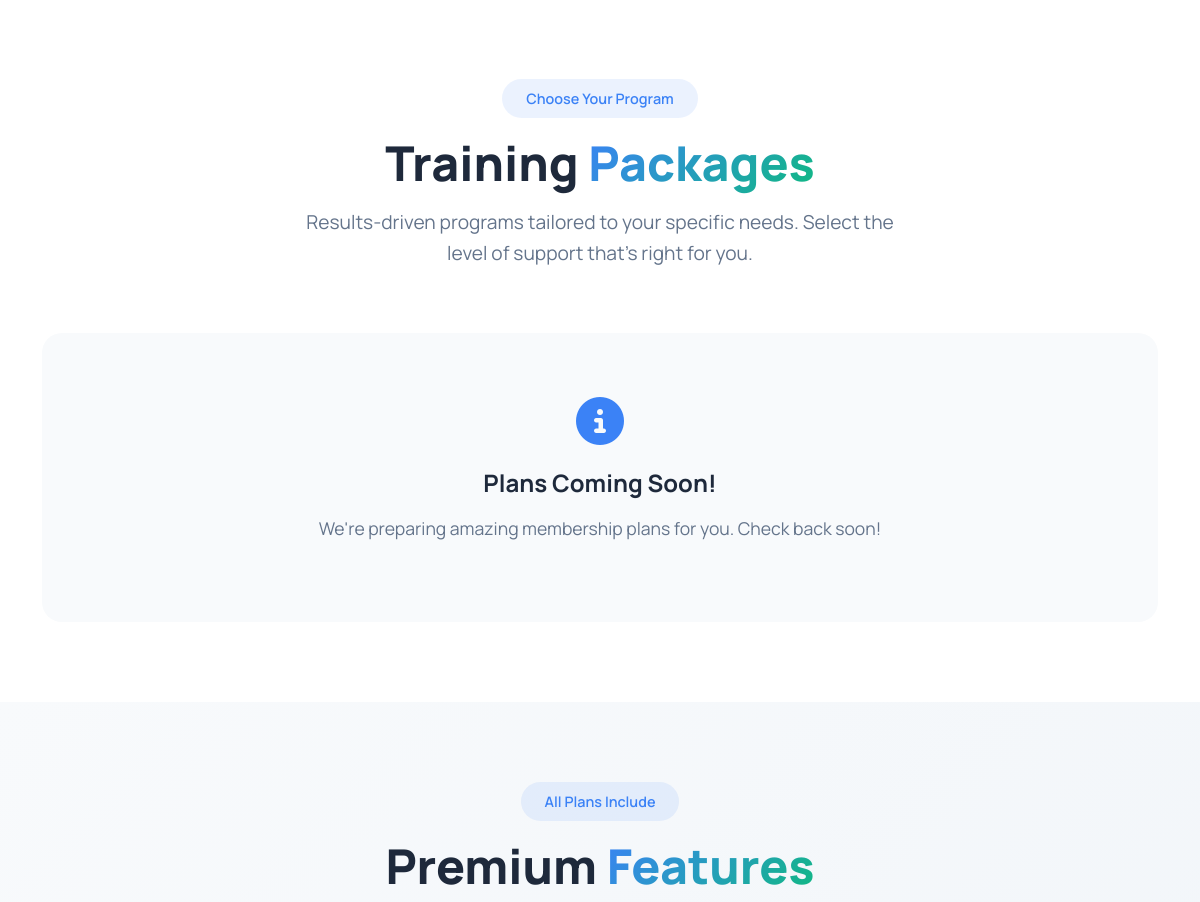
The page /memberships/ (middle part) on the database as committed earlier.
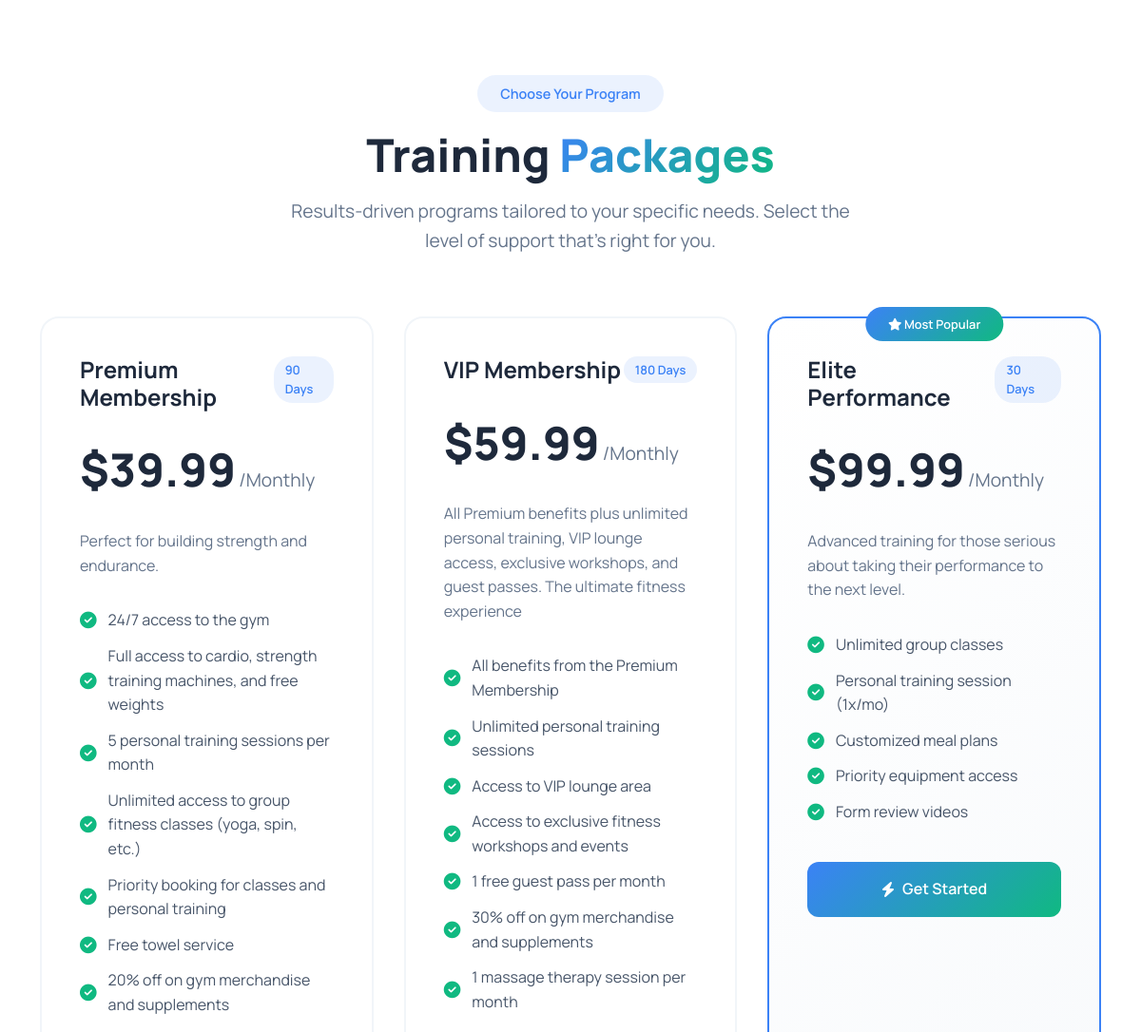
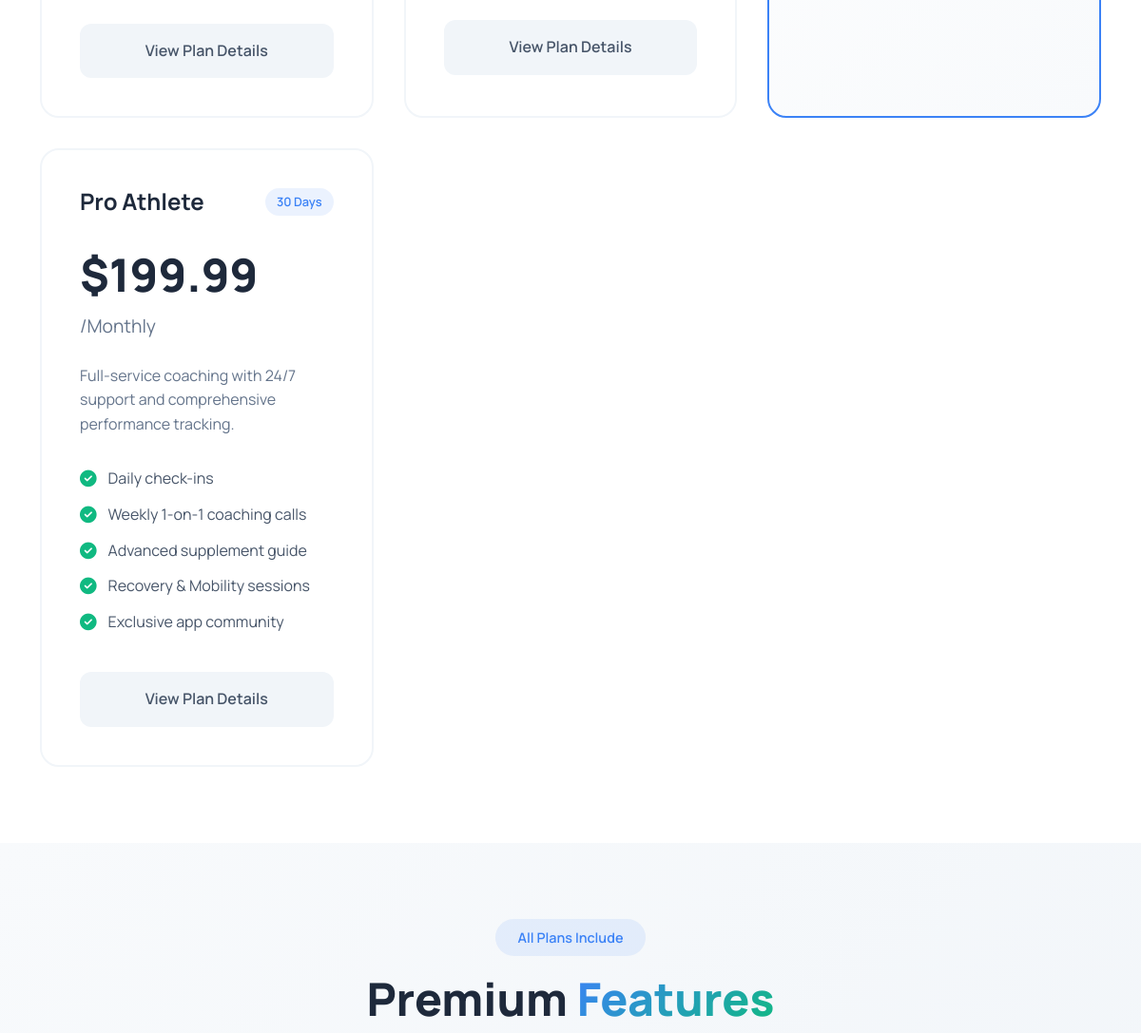
The same page on the database as committed later (2 pictures, top to bottom).
### memberships/models.py (models this page shows, shortened)
class MembershipPlan(models.Model):
    BILLING_CYCLE_CHOICES = [
        ("monthly", "Monthly"),
        ("quarterly", "Quarterly"),
        ("yearly", "Yearly"),
    ]
    name = models.CharField(max_length=100)
    slug = models.SlugField(unique=True)
    description = models.TextField(blank=True)
    price = models.DecimalField(max_digits=8, decimal_places=2)
    duration_days = models.PositiveIntegerField(default=30)
    billing_cycle = models.CharField(
        max_length=20, choices=BILLING_CYCLE_CHOICES, default="monthly"
    )
    is_active = models.BooleanField(default=True)
    featured = models.BooleanField(default=False)
    class Meta:
        ordering = ["price"]

class MembershipBenefit(models.Model):
    plan = models.ForeignKey(
        MembershipPlan, related_name="benefits", on_delete=models.CASCADE
    )
    text = models.CharField(max_length=255)
    highlight = models.BooleanField(default=False)

### memberships/views.py (the view)
# urls.py: path("", views.MembershipPlanListView.as_view(), name="plan_list"),
class MembershipPlanListView(ListView):
    template_name = "memberships/plan_list.html"
    queryset = MembershipPlan.objects.filter(is_active=True)
    context_object_name = "plans"

### core/context_processors.py (called while the page is built)
def site_settings(_request):
    return {
        "SITE_NAME": settings.SITE_NAME,
        "SITE_TAGLINE": settings.SITE_TAGLINE,
        "STRIPE_PUBLISHABLE_KEY": settings.STRIPE_PUBLISHABLE_KEY,
    }

### templates/memberships/plan_list.html (shortened to what this page needs)
{% extends "base.html" %}
{% load static %}
{% block content %}
<section id="membership-plans" class="plans-section">
  <div class="container">
    <div class="section-header">
      <div class="section-badge">Choose Your Program</div>
      <h2>Training <span>Packages</span></h2>
      <p class="section-description">Results-driven programs tailored to your specific needs. Select the level of support that's right for you.</p>
    </div>
    <div class="plans-grid">
      {% for plan in plans %}
      <div class="plan-card {% if plan.featured %}featured{% endif %}">
        {% if plan.featured %}
        <div class="popular-badge">
          <i class="fas fa-star"></i>
          Most Popular
        </div>
        {% endif %}
        <div class="plan-header">
          <h3>{{ plan.name }}</h3>
          <div class="duration-badge">{{ plan.duration_days }} Days</div>
        </div>
        <div class="plan-price">
          <span class="price">${{ plan.price }}</span>
          <span class="period">/{{ plan.get_billing_cycle_display }}</span>
        </div>
        <p class="plan-description">{{ plan.description|default:"Perfect for building strength and endurance." }}</p>
        <div class="plan-benefits">
          {% for benefit in plan.benefits.all %}
          <div class="benefit">
            <i class="fas fa-check-circle"></i>
            <span>{{ benefit.text }}</span>
          </div>
          {% endfor %}
        </div>
        <a href="{% url 'memberships:plan_detail' plan.slug %}" class="plan-button {% if plan.featured %}primary{% else %}secondary{% endif %}">
          {% if plan.featured %}
          <i class="fas fa-bolt"></i>
          Get Started
          {% else %}
          View Plan Details
          {% endif %}
        </a>
      </div>
      {% empty %}
      <div class="no-plans">
        <i class="fas fa-info-circle"></i>
        <h3>Plans Coming Soon!</h3>
        <p>We're preparing amazing membership plans for you. Check back soon!</p>
      </div>
      {% endfor %}
    </div>
  </div>
</section>
<section class="features-section">
  <div class="container">
    <div class="section-header">
      <div class="section-badge">All Plans Include</div>
      <h2>Premium <span>Features</span></h2>
    </div>
  </div>
</section>
{% endblock content %}

### templates/base.html (shortened to what this page needs)
{% load static %}
<!DOCTYPE html>
<html lang="en">
  <head>
    <link
      rel="stylesheet"
      href="https://cdn.jsdelivr.net/npm/bootstrap@5.3.2/dist/css/bootstrap.min.css"
    />
    <link rel="stylesheet" href="https://cdnjs.cloudflare.com/ajax/libs/font-awesome/6.5.1/css/all.min.css" />
    <link rel="stylesheet" href="{% static 'css/gymfit.css' %}" />
  </head>
  <body>
    <main>
      {% block content %}{% endblock content %}
    </main>
  </body>
</html>

### static/css/gymfit.css (style rules this page uses)
:root { --color-surface: #ffffff; --color-surface-muted: #f8fafc; --color-surface-dark: #0f172a; --color-text-primary: #0f172a; --color-text-secondary: #475569; --color-text-muted: #64748b; --color-text-light: #94a3b8; --color-primary: #2563eb; --color-primary-dark: #1d4ed8; --color-primary-light: #3b82f6; --color-accent: #10b981; --color-accent-dark: #059669; --color-warm: #f97316; --color-warm-dark: #ea580c; --gradient-brand: linear-gradient(135deg, #2563eb 0%, #10b981 50%, #f97316 100%); --gradient-subtle: linear-gradient(135deg, rgba(37, 99, 235, 0.1) 0%, rgba(16, 185, 129, 0.1) 50%, rgba(249, 115, 22, 0.1) 100%); }
body { font-family: "Manrope", "Poppins", "Helvetica Neue", Arial, sans-serif; color: var(--color-text-primary); background-color: #f8fafc; line-height: 1.6; }
main { background-color: #f8fafc; }

### templates/base.html (style rules this page uses)
main { min-height: calc(100vh - 200px); background: linear-gradient(135deg, #f8fafc 0%, #f1f5f9 100%); }

Rows that differ between the two databases and show on the page:
added MembershipPlan: name "Premium Membership", duration_days "90", price "39.99", billing_cycle "Monthly", description "Perfect for building strength and endurance.", featured "View Plan Details"
added MembershipBenefit: text "24/7 access to the gym", shown under "Premium Membership"
added MembershipBenefit: text "Full access to cardio, strength training machines, and free weights", shown under "Premium Membership"
added MembershipBenefit: text "5 personal training sessions per month", shown under "Premium Membership"
added MembershipBenefit: text "Unlimited access to group fitness classes (yoga, spin, etc.)", shown under "Premium Membership"
added MembershipBenefit: text "Priority booking for classes and personal training", shown under "Premium Membership"
added MembershipBenefit: text "Free towel service", shown under "Premium Membership"
added MembershipBenefit: text "20% off on gym merchandise and supplements", shown under "Premium Membership"
added MembershipPlan: name "VIP Membership", duration_days "180", price "59.99", billing_cycle "Monthly", description "All Premium benefits plus unlimited personal training, VIP lounge access, exclusive workshops, and guest passes. The ultimate fitness experience", featured "View Plan Details"
added MembershipBenefit: text "All benefits from the Premium Membership", shown under "VIP Membership"
added MembershipBenefit: text "Unlimited personal training sessions", shown under "VIP Membership"
added MembershipBenefit: text "Access to VIP lounge area", shown under "VIP Membership"
added MembershipBenefit: text "Access to exclusive fitness workshops and events", shown under "VIP Membership"
added MembershipBenefit: text "1 free guest pass per month", shown under "VIP Membership"
added MembershipBenefit: text "30% off on gym merchandise and supplements", shown under "VIP Membership"
added MembershipBenefit: text "1 massage therapy session per month", shown under "VIP Membership"
added MembershipPlan: featured True (drawn), name "Elite Performance", duration_days "30", price "99.99", billing_cycle "Monthly", description "Advanced training for those serious about taking their performance to the next level."
added MembershipBenefit: text "Unlimited group classes", shown under "Elite Performance"
added MembershipBenefit: text "Personal training session (1x/mo)", shown under "Elite Performance"
added MembershipBenefit: text "Customized meal plans", shown under "Elite Performance"
added MembershipBenefit: text "Priority equipment access", shown under "Elite Performance"
added MembershipBenefit: text "Form review videos", shown under "Elite Performance"
added MembershipPlan: name "Pro Athlete", duration_days "30", price "199.99", billing_cycle "Monthly", description "Full-service coaching with 24/7 support and comprehensive performance tracking.", featured "View Plan Details"
added MembershipBenefit: text "Daily check-ins", shown under "Pro Athlete"
added MembershipBenefit: text "Weekly 1-on-1 coaching calls", shown under "Pro Athlete"
added MembershipBenefit: text "Advanced supplement guide", shown under "Pro Athlete"
added MembershipBenefit: text "Recovery & Mobility sessions", shown under "Pro Athlete"
added MembershipBenefit: text "Exclusive app community", shown under "Pro Athlete"
Other text that changed with them:
text no longer shown: "Plans Coming Soon! We're preparing amazing membership plans for you. Check back soon!"
